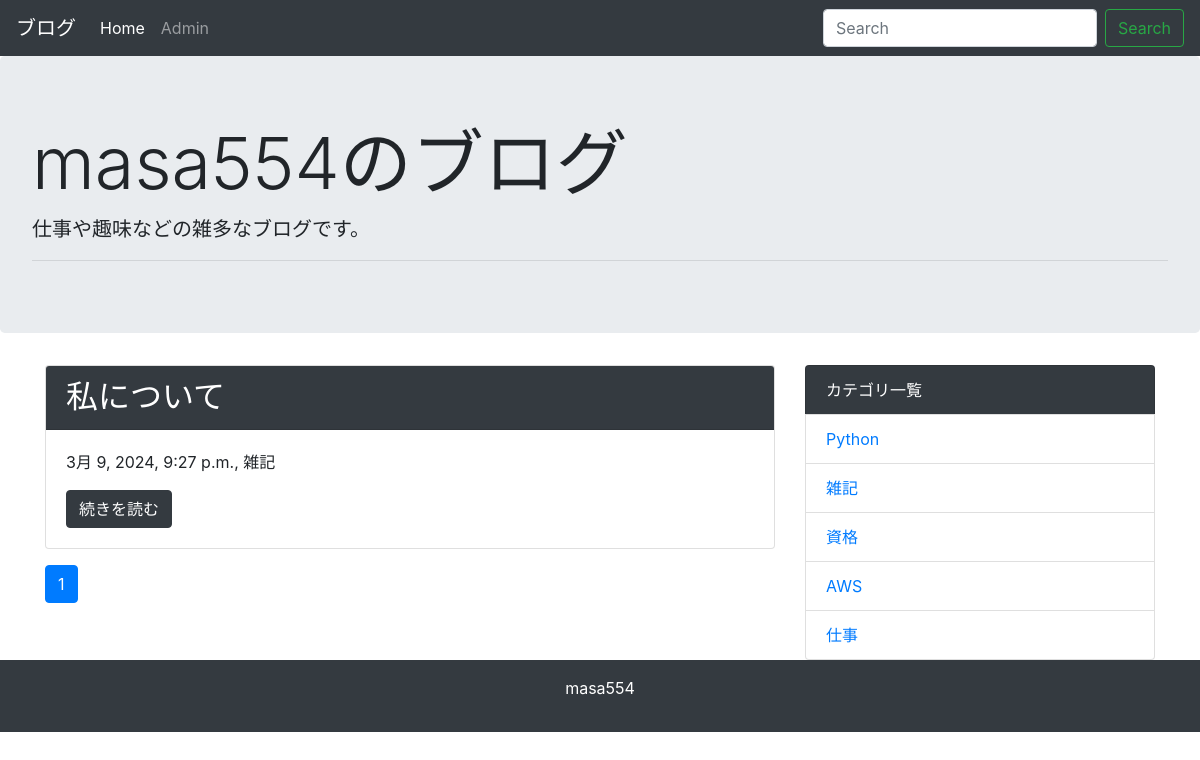
The app's page / (signed in) with its own data.
### blog/models.py (models this page shows, shortened)
class Post(models.Model):
    title = models.CharField('タイトル', max_length=255)
    text = models.TextField('本文')
    created_at = models.DateTimeField('作成日', default=timezone.now)
    category = models.ForeignKey(Category, verbose_name='カテゴリ', on_delete=models.PROTECT)

class Category(models.Model):
    name = models.CharField('カテゴリ名', max_length=255)
    created_at = models.DateTimeField('作成日', default=timezone.now)
    def __str__(self):
        return self.name

### blog/views.py (the view)
# urls.py: path('', views.IndexView.as_view(), name='index'),
class IndexView(generic.ListView):
    model = Post
    paginate_by = 10
    def get_queryset(self):
        queryset = Post.objects.order_by('-created_at')
        keyword = self.request.GET.get('keyword')
        if keyword:
            queryset = queryset.filter(
                Q(title__icontains=keyword) | Q(text__icontains=keyword)
            )
        return queryset

### blog/context_processors.py (called while the page is built)
def common(request):
    context = {
        'category_list': Category.objects.all(),
    }
    return context

### blog/templatetags/mytag.py (called while the page is built)
@register.simple_tag
def url_replace(request, field, value):
    url_dict = request.GET.copy()
    url_dict[field] = value
    return url_dict.urlencode()

### blog/templates/blog/post_list.html
{% extends 'blog/base.html' %}
{% block content %}
{% for post in post_list %}
  <div class="card mb-3">
    <h2 class="card-header bg-dark text-white">{{ post.title }}</h2>
    <div class="card-body">
      <p>{{ post.created_at }}, {{ post.category }}</p>
      <a href="{% url 'blog:detail' post.pk %}" class="btn btn-dark">続きを読む</a>
    </div>
  </div>
{% endfor %}
{% include 'blog/page.html' %}
{% endblock %}

### blog/templates/blog/base.html (shortened to what this page needs)
<!doctype html>
<html lang="ja">
  <head>
    <link rel="stylesheet" href="https://maxcdn.bootstrapcdn.com/bootstrap/4.0.0-beta.2/css/bootstrap.min.css">
  </head>
  <body>
    <nav class="navbar navbar-expand-lg navbar-dark bg-dark">
      <a class="navbar-brand" href="#">ブログ</a>
      <div class="collapse navbar-collapse" id="navbarSupportedContent">
        <ul class="navbar-nav mr-auto">
          <li class="nav-item active">
            <a class="nav-link" href="{% url 'blog:index' %}">Home</a>
          </li>
          {% if user.is_superuser %}
          <li class="nav-item">
            <a class="nav-link" href="{% url 'admin:index' %}">Admin</a>
          </li>
          {% endif %}
        </ul>
        <form class="form-inline my-2 my-lg-0" method="GET" action="{% url 'blog:index' %}">
          <input class="form-control mr-sm-2" type="text" placeholder="Search" aria-label="Search" name="keyword">
          <button class="btn btn-outline-success my-2 my-sm-0" type="submit">Search</button>
        </form>
      </div>
    </nav>
    <div class="jumbotron">
      <h1 class="display-3">masa554のブログ</h1>
      <p class="lead">仕事や趣味などの雑多なブログです。</p>
      <hr class="my-2">
    </div>
    <div class="container">
      <div class="row">
        <div class="col-md-8">
          {% block content %}
          {% endblock %}
        </div>
        <div class="col-md-4">
          <ul class="list-group">
            <li class="list-group-item bg-dark text-white">カテゴリ一覧</li>
            {% for category in category_list %}
              <li class="list-group-item"><a href="{% url 'blog:category' category.pk %}">{{ category }}</a></li>
            {% endfor %}
          </ul>
        </div>
      </div>
    </div>
    <footer class="bg-dark text-white text-center py-3">
      <p>masa554</p>
    </footer>
  </body>
</html>

### records on screen
Post: title "私について", created_at "3月 9, 2024, 9:27 p.m.", category "雑記"
Category: name "Python"
Category: name "雑記"
Category: name "資格"
Category: name "AWS"
Category: name "仕事"

### other values on screen
{{ link_page }} "1"
